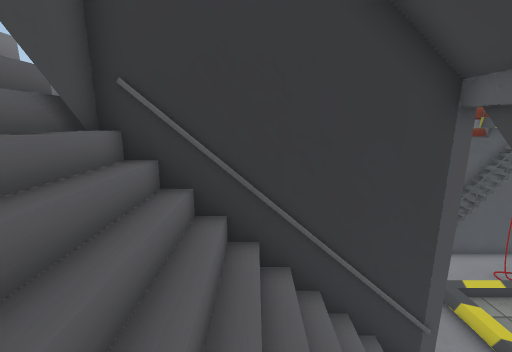
view 1 (above)

12 first-person views from a walk through a 3-D level made in the Unity game engine. The camera is 1.3 m above the floor, tilts 12° down and sees 90° across. The floor is counted in squares, 0.5 m on a side. Each view is taken from the middle of a square. On the plan, view 1 faces up. The plan holds only what a view shows up to about 18 squares ahead; the rest is blank. The place goes on beyond the plan. Some surface patterns are stand-ins.

view 2
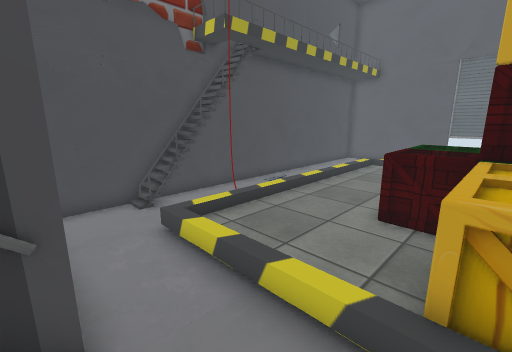

view 3
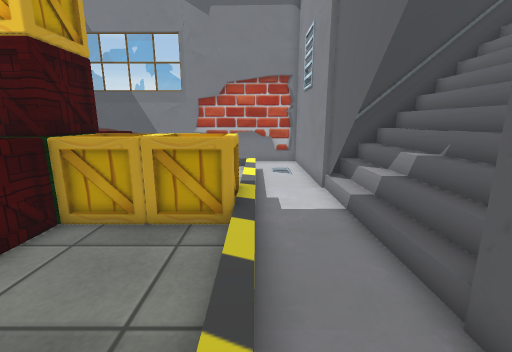

view 4
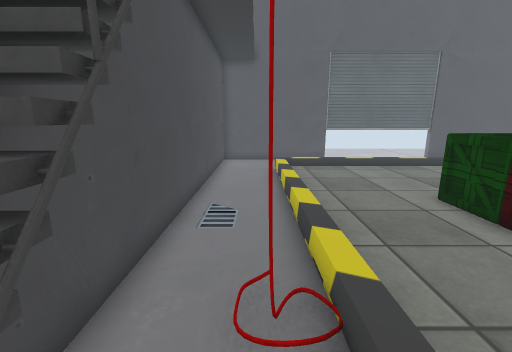

view 5
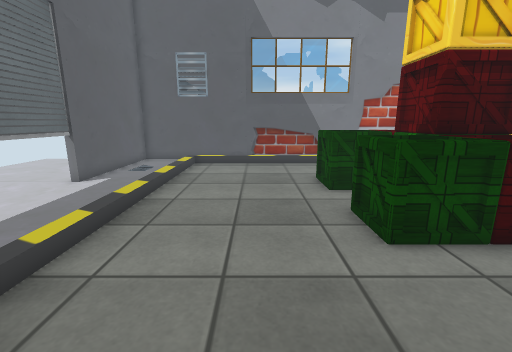

view 6
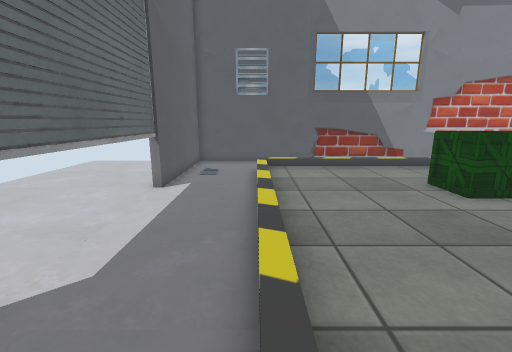

view 7
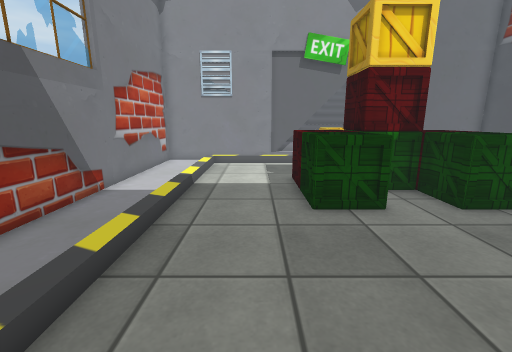

view 8
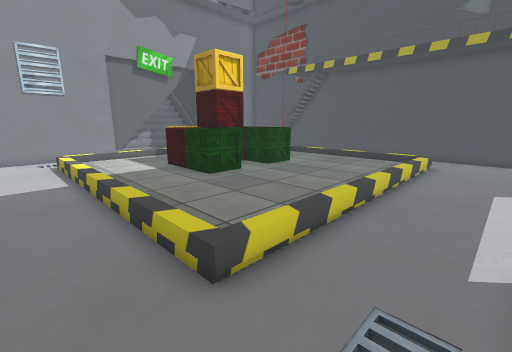

view 9
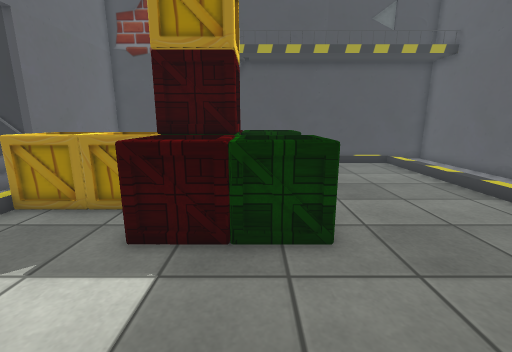

view 10
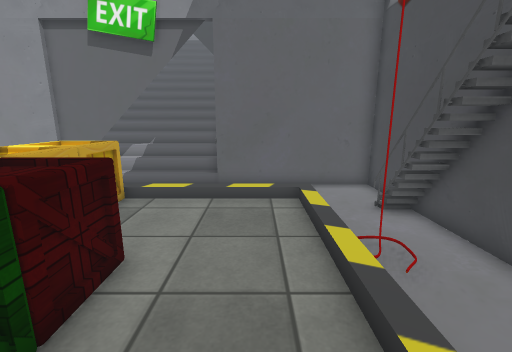

view 11
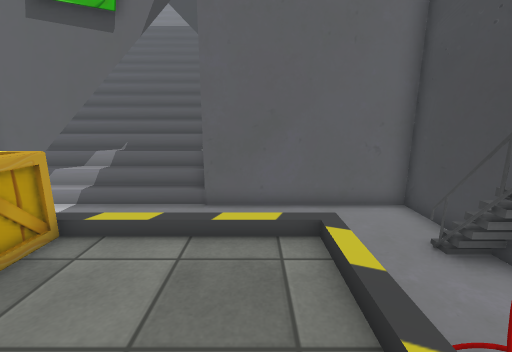

view 12
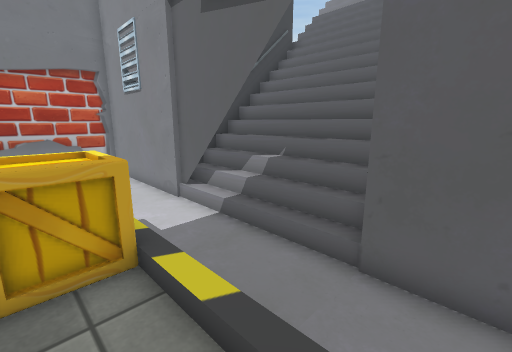

### Floor plan
Key: @ floor where view 1 was taken; # wall or solid block; . floor; / step, stairs or slope; = window, fence, low wall or low ledge; v drop or lower ground; O other object.
Columns run from 7 left of view 1 to 26 right of it. Each row starts with its distance up from view 1.
 12            #######################
 11            #..=###....v..........#
 10            #.....#=..............#
  9            #..////////////////...#
  8            #../............../...#
  7            #../............../...#
  6            #../............../...#
  5    /########../............../...#
  4    /#///////../....OOOO....../...#
  3   //=///////..//...OOOO....../...#
  2 ////=///////../OOOOOO......../...#
  1 ///////////#../OOOOOO......../...#
  0 ///////@///#..//...OOOO....../...#
 -1  //////////#../....OOOO....../...#
 -2  ///########../............../...#
 -3            #../............../...#
 -4            #../............../...#
 -5            #.//............../...#
 -6            #./////////////////...#
 -7            #.....................#
 -8            #.....................#
 -9            #######################

Positions as (right, up) in squares from view 1, and headings:
1: (0, 0), facing up
2: (4, 2), facing up-right
3: (7, 8), facing down
4: (8, 10), facing right
5: (18, 9), facing down
6: (22, 8), facing down
7: (22, -3), facing left
8: (25, -8), facing up-left
9: (14, -6), facing up
10: (16, 7), facing left
11: (13, 7), facing left
12: (9, 7), facing down-left
